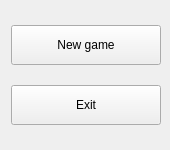
<?xml version="1.0" encoding="UTF-8"?>
<ui version="4.0">
 <class>MainWindow</class>
 <widget class="QMainWindow" name="MainWindow">
  <property name="windowModality">
   <enum>Qt::NonModal</enum>
  </property>
  <property name="enabled">
   <bool>true</bool>
  </property>
  <property name="geometry">
   <rect>
    <x>0</x>
    <y>0</y>
    <width>170</width>
    <height>150</height>
   </rect>
  </property>
  <property name="sizePolicy">
   <sizepolicy hsizetype="Fixed" vsizetype="Fixed">
    <horstretch>0</horstretch>
    <verstretch>0</verstretch>
   </sizepolicy>
  </property>
  <property name="minimumSize">
   <size>
    <width>170</width>
    <height>150</height>
   </size>
  </property>
  <property name="maximumSize">
   <size>
    <width>170</width>
    <height>150</height>
   </size>
  </property>
  <property name="contextMenuPolicy">
   <enum>Qt::NoContextMenu</enum>
  </property>
  <property name="windowTitle">
   <string>MainWindow</string>
  </property>
  <property name="toolTip">
   <string/>
  </property>
  <property name="dockNestingEnabled">
   <bool>false</bool>
  </property>
  <widget class="QWidget" name="centralWidget">
   <layout class="QVBoxLayout" name="verticalLayout">
    <item>
     <widget class="QPushButton" name="newGame">
      <property name="sizePolicy">
       <sizepolicy hsizetype="Fixed" vsizetype="Fixed">
        <horstretch>0</horstretch>
        <verstretch>0</verstretch>
       </sizepolicy>
      </property>
      <property name="minimumSize">
       <size>
        <width>150</width>
        <height>40</height>
       </size>
      </property>
      <property name="text">
       <string>New game</string>
      </property>
     </widget>
    </item>
    <item>
     <widget class="QPushButton" name="exit">
      <property name="sizePolicy">
       <sizepolicy hsizetype="Fixed" vsizetype="Fixed">
        <horstretch>0</horstretch>
        <verstretch>0</verstretch>
       </sizepolicy>
      </property>
      <property name="minimumSize">
       <size>
        <width>150</width>
        <height>40</height>
       </size>
      </property>
      <property name="text">
       <string>Exit</string>
      </property>
     </widget>
    </item>
   </layout>
  </widget>
 </widget>
 <layoutdefault spacing="6" margin="11"/>
 <resources/>
 <connections/>
</ui>
